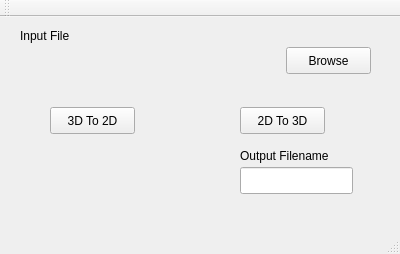
<?xml version="1.0" encoding="UTF-8"?>
<ui version="4.0">
 <class>MainWindow</class>
 <widget class="QMainWindow" name="MainWindow">
  <property name="geometry">
   <rect>
    <x>0</x>
    <y>0</y>
    <width>400</width>
    <height>254</height>
   </rect>
  </property>
  <property name="windowTitle">
   <string>MainWindow</string>
  </property>
  <widget class="QWidget" name="centralWidget">
   <widget class="QSplitter" name="splitter">
    <property name="geometry">
     <rect>
      <x>0</x>
      <y>0</y>
      <width>0</width>
      <height>0</height>
     </rect>
    </property>
    <property name="orientation">
     <enum>Qt::Horizontal</enum>
    </property>
   </widget>
   <widget class="QPushButton" name="pushButton">
    <property name="geometry">
     <rect>
      <x>50</x>
      <y>90</y>
      <width>85</width>
      <height>27</height>
     </rect>
    </property>
    <property name="text">
     <string>3D To 2D</string>
    </property>
   </widget>
   <widget class="QPushButton" name="pushButton_2">
    <property name="geometry">
     <rect>
      <x>240</x>
      <y>90</y>
      <width>85</width>
      <height>27</height>
     </rect>
    </property>
    <property name="text">
     <string>2D To 3D</string>
    </property>
   </widget>
   <widget class="QLabel" name="label">
    <property name="geometry">
     <rect>
      <x>20</x>
      <y>40</y>
      <width>251</width>
      <height>17</height>
     </rect>
    </property>
    <property name="text">
     <string/>
    </property>
   </widget>
   <widget class="QPushButton" name="pushButton_3">
    <property name="geometry">
     <rect>
      <x>286</x>
      <y>30</y>
      <width>85</width>
      <height>27</height>
     </rect>
    </property>
    <property name="text">
     <string>Browse</string>
    </property>
   </widget>
   <widget class="QLineEdit" name="lineEdit">
    <property name="geometry">
     <rect>
      <x>240</x>
      <y>150</y>
      <width>113</width>
      <height>27</height>
     </rect>
    </property>
   </widget>
   <widget class="QLabel" name="label_2">
    <property name="geometry">
     <rect>
      <x>240</x>
      <y>130</y>
      <width>141</width>
      <height>17</height>
     </rect>
    </property>
    <property name="text">
     <string>Output Filename</string>
    </property>
   </widget>
   <widget class="QLabel" name="label_3">
    <property name="geometry">
     <rect>
      <x>20</x>
      <y>10</y>
      <width>71</width>
      <height>17</height>
     </rect>
    </property>
    <property name="text">
     <string>Input File</string>
    </property>
   </widget>
  </widget>
  <widget class="QMenuBar" name="menuBar">
   <property name="geometry">
    <rect>
     <x>0</x>
     <y>0</y>
     <width>400</width>
     <height>25</height>
    </rect>
   </property>
  </widget>
  <widget class="QToolBar" name="mainToolBar">
   <attribute name="toolBarArea">
    <enum>TopToolBarArea</enum>
   </attribute>
   <attribute name="toolBarBreak">
    <bool>false</bool>
   </attribute>
  </widget>
  <widget class="QStatusBar" name="statusBar"/>
 </widget>
 <layoutdefault spacing="6" margin="11"/>
 <resources/>
 <connections/>
</ui>
